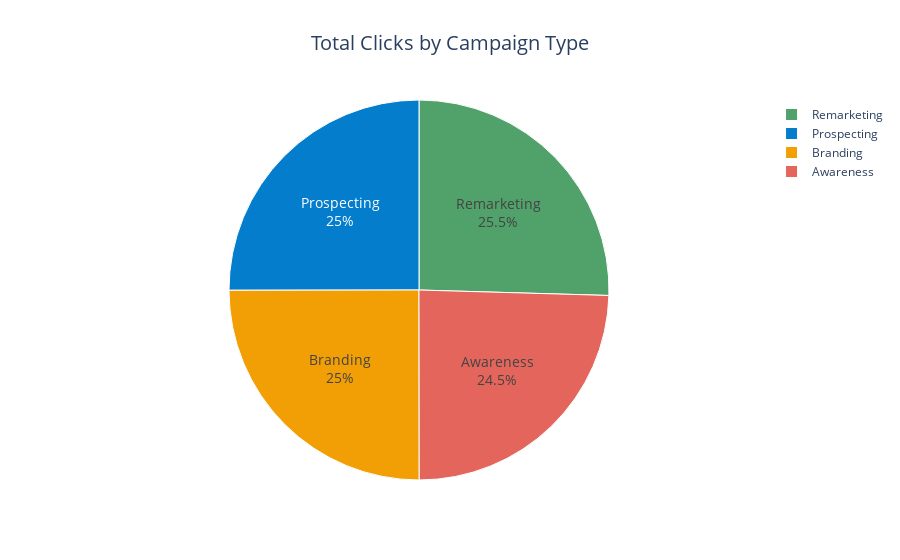

Notebook cell for this chart:
### Code cell
color_palette = ['#51a16a', '#057dcd', '#f29f05', '#e3655b', '#9467bd']
fig = px.pie(campaign_summary, 
             names='objective', 
             values='signups', 
             title='Total Impressions by Campaign Type',
             color_discrete_sequence=color_palette,
             labels={'objective': 'Campaign Type', 'impressions': 'Impressions'})

# Customize the layout for better appearance
fig.update_layout(
    title_text='Total Clicks by Campaign Type',
    title_x=0.5,  
    title_font_size=20,
    uniformtext_mode='show'
)
fig.update_traces(
    textinfo='label+percent',  # Show label and percentage
    textfont_size=14,  # Adjust font size for better readability
    textposition='inside',  # Place text inside the slices
    marker=dict(line=dict(color='white', width=1))  # Add a border for better text visibility
)
fig.show()

### Figure 1 — Plotly figure (JSON) as saved in the notebook; plotly's stock layout.template omitted (floating-point values rounded to 4 significant figures)
{"data": [{"domain": {"x": [0, 1], "y": [0, 1]}, "hovertemplate": "Campaign Type=%{label}<br>signups=%{value}<extra></extra>", "labels": ["Awareness", "Branding", "Prospecting", "Remarketing"], "legendgroup": "", "marker": {"line": {"color": "white", "width": 1}}, "name": "", "showlegend": true, "textfont": {"size": 14}, "textinfo": "label+percent", "textposition": "inside", "type": "pie", "values": [1121, 1143, 1144, 1164]}], "layout": {"legend": {"tracegroupgap": 0}, "piecolorway": ["#51a16a", "#057dcd", "#f29f05", "#e3655b", "#9467bd"], "title": {"font": {"size": 20}, "text": "Total Clicks by Campaign Type", "x": 0.5}, "uniformtext": {"mode": "show"}}}
